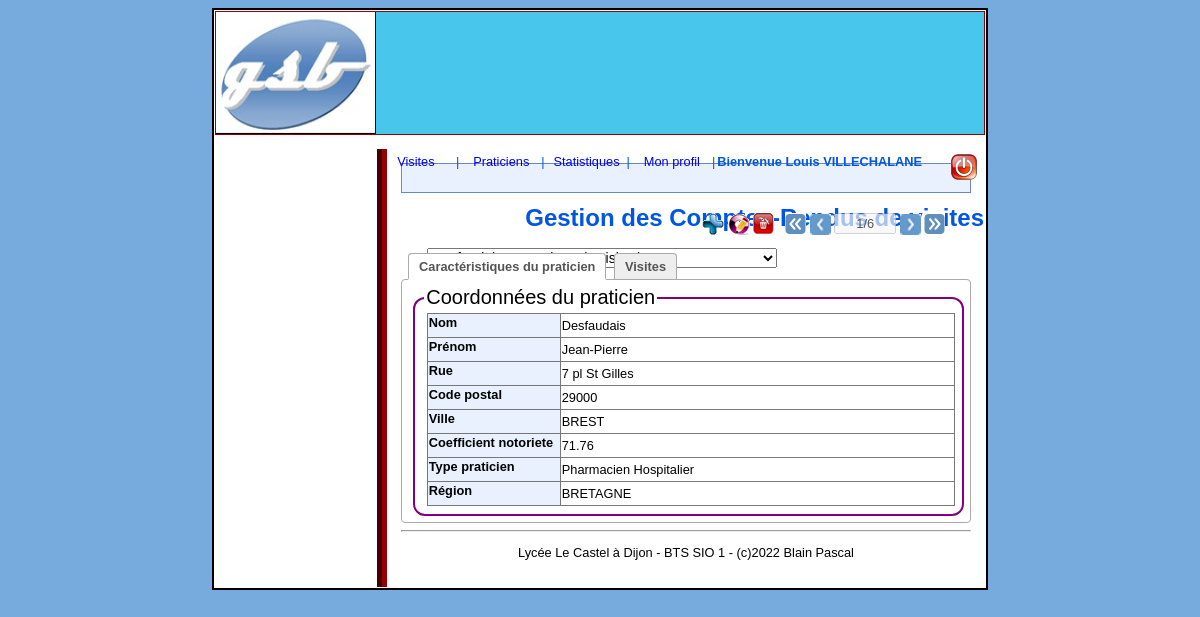
/index.php?choixTraitement=praticien&action=voir (signed in), run on the app's committed database.
### tables this page shows
CREATE TABLE `praticien` (
  `pNum` int NOT NULL,
  `pNom` varchar(25) DEFAULT NULL,
  `pPrenom` varchar(30) DEFAULT NULL,
  `pRue` varchar(50) DEFAULT NULL,
  `pCP` varchar(5) DEFAULT NULL,
  `pVille` varchar(32) DEFAULT NULL,
  `pCoefNotoriete` float DEFAULT NULL,
  `tCode` varchar(2) NOT NULL,
  `region` smallint DEFAULT NULL,
  PRIMARY KEY (`pNum`),
  KEY `tCode` (`tCode`),
  CONSTRAINT `praticien_ibfk_1` FOREIGN KEY (`tCode`) REFERENCES `type_praticien` (`tCode`) ON UPDATE CASCADE
);

CREATE TABLE `type_praticien` (
  `tCode` varchar(2) NOT NULL,
  `tLibelle` varchar(31) DEFAULT NULL,
  `tLieu` varchar(31) DEFAULT NULL,
  PRIMARY KEY (`tCode`)
);

CREATE TABLE `parametre` (
  `pType` varchar(7) NOT NULL,
  `pIndice` smallint NOT NULL,
  `pLibelle` varchar(110) DEFAULT NULL,
  `pCategorie` varchar(1) DEFAULT NULL,
  `pPlancher` smallint DEFAULT NULL,
  `pPlafond` smallint DEFAULT NULL,
  PRIMARY KEY (`pType`,`pIndice`),
  CONSTRAINT `parametre_ibfk_1` FOREIGN KEY (`pType`) REFERENCES `typeParametre` (`tlId`)
);

### modele/classPDO.php (called while the page is built, shortened)
<?php
class PdoBD
{
	private static $serveur='mysql:host=localhost:3306';
	private static $bdd='dbname=gsb';
	private static $user='root';
	private static $mdp='';
	private static $monPdo;
	private static $monPdoBD=null;
	private function __construct()
	{
		PdoBD::$monPdo = new PDO(PdoBD::$serveur.';'.PdoBD::$bdd, PdoBD::$user, PdoBD::$mdp);
		PdoBD::$monPdo->query("SET CHARACTER SET utf8");
	}
	public  static function getPdoBD()
	{
		if(PdoBD::$monPdoBD==null)	{PdoBD::$monPdoBD= new PdoBD();}
		return PdoBD::$monPdoBD;
	}
	public function getLesPraticiens($region)
	{
		$req = "SELECT distinct p.pNum,pNom,pPrenom,region,count(vNum) as nbVisites
					FROM praticien p LEFT JOIN visite v ON (p.pNum=v.pNum";
		($_SESSION['region']==0)?$req.=") group by pNom,pPrenom,p.pNum,region;":$req.=" and uId='".$_SESSION['idUtilisateur']."') WHERE region = $region group by pNom,pPrenom,p.pNum,region;";
		$rs = PdoBD::$monPdo->query($req);
		$lesLignes = $rs->fetchAll();
		return $lesLignes;
	}
	public function getInfosPraticien($idfP)
	{
		$req = "SELECT pNum,pNom,pPrenom,pRue,pCP,pVille,pCoefNotoriete,p.tCode,tp.tLibelle as wTypeLibelle,p.region,r.plibelle as wRegion
					FROM praticien p
					INNER JOIN type_praticien tp ON tp.tCode = p.tCode
					INNER JOIN parametre r ON (r.pType='region' AND r.pIndice=p.region)
					WHERE pNum='$idfP'
					";
		$rs = PdoBD::$monPdo->query($req);
		$ligne = $rs->fetch();
		return $ligne;
	}
}
?>

### vues/v_choixPraticien.php (the view, shortened to what this page needs)
<?php
	$nbL=count($lesLignes);
	echo '
	<form name="choixP" action="index.php?choixTraitement=praticien&action=voir" method="post">
	<h2>'.$titre; ?>
	        <select name="lstPraticiens" STYLE="width:350px;" onchange="submit();">
	            <?php
				$noL=1;
	            if (!isset($_REQUEST['lstPraticiens'])) {$choix = 'premier';} else {$choix =$_REQUEST['lstPraticiens'];}
	            $i=1;
	            foreach ($lesLignes as $uneLigne)
				{
					if($uneLigne['pNum'] == $choix or $choix == 'premier')
						{echo "<option selected value=\"".$uneLigne['pNum']."\">".$uneLigne['pNom']." ".$uneLigne['pPrenom']." (".$uneLigne['nbVisites']." visites)</option>\n	";
						$choix = $uneLigne['pNum'];
						$noL=$i;
						}
					else
						{echo "<option value=\"".$uneLigne['pNum']."\">".$uneLigne['pNom']." ".$uneLigne['pPrenom']." (".$uneLigne['nbVisites']." visites)</option>\n		";
						$i=$i+1;}
				}
			    echo '
	        </select>
			</h2>'
?>
	        <div id='navigation'>
		        <input type="image"		id="zNouveau" 	title="Ajouter" 	src="images/ajout.gif" 		onclick="faire('choixP', 'ajouter')">
                <input type="image"		id="zModif" 	title="Modifier" 	src="images/modif.gif" 		onclick="faire('choixP', 'modifier')">
                <input type="image"		id="zSupprime" 	title="Supprimer"	src="images/supprimer.gif" 	onclick="faire('choixP', 'supprimer')">&nbsp;&nbsp;
                <input type="image"		id="zPremier" 	title="premier" 	src="images/goPremier.gif" 	onclick="premier('choixP','lstPraticiens')">
		        <input type="image" 	id="zPrecedent" title="pr&eacute;c&eacute;dent" src="images/goPrecedent.gif" onclick="precedent('choixP','lstPraticiens')">
<?php echo '
				<input type="text" 	id="zNumero" value="'.$noL.'/'.$nbL.'" disabled="true" size="5" style="text-align:center;vertical-align:top;">'; ?>
		        <input type="image" 	id="zSuivant" 	title="suivant" 	src="images/goSuivant.gif" 	onclick="suivant('choixP','lstPraticiens')">
		        <input type="image"	id="zDernier" 		title="dernier" 	src="images/goDernier.gif" 	onclick="dernier('choixP','lstPraticiens')">
		    </div>
	</form>

### vues/v_fichePraticien.php (shortened to what this page needs)
<?php
$titre="Caract&eacute;ristiques du praticien";
echo ('
		<div id="fiche">
			<ul class="lesOnglets">
				<li class="actif onglet" 	id="onglet1" onclick="javascript:Affiche(\'1\',2);">'.$titre.'</li>
				<li class="inactif onglet" 	id="onglet2" onclick="javascript:Affiche(\'2\',2);">Visites</li>
			</ul>');
 echo ("
	 	<div style='display: block;' class='unOnglet' id='contenuOnglet1'>
 			<table style='border: 0px solid white;'>
			<tr>
				<td style='border :0px;'>
				<fieldset>	<legend>Coordonn&eacute;es du praticien ");
echo ("						</legend>
					<table>
						<tr><th style='width:120px;'>Nom</th>	<td>".$lesInfosPraticien['pNom']."</td> </tr>
						<tr><th>Pr&eacute;nom</th>				<td>".$lesInfosPraticien['pPrenom']."</td></tr>
						<tr><th>Rue</th>						<td>".$lesInfosPraticien['pRue']."</td></tr>
						<tr><th>Code postal</th>				<td>".$lesInfosPraticien['pCP']."</td></tr>
						<tr><th>Ville</th>						<td>".$lesInfosPraticien['pVille']."</td></tr>
						<tr><th>Coefficient notoriete</th>		<td>".$lesInfosPraticien['pCoefNotoriete']."</td></tr>
						<tr><th>Type praticien</th>				<td>".$lesInfosPraticien['wTypeLibelle']."</td></tr>
						<tr><th>R&eacute;gion</th>				<td>".$lesInfosPraticien['wRegion']."</td></tr>
						");
echo ("				</table>
				</fieldset>
				</td>
			</tr>
			</table>
	</div>");
echo ("
		<div style='display: none;' class='unOnglet' id='contenuOngletX'>
			<fieldset><legend>XXXX</legend>
			<table>
				<tr><th style='width:130px;'>.....</th></tr>
				<tr><td>xxxx</td></tr>
			</table>
			</fieldset>
		</div>
	</div>");
?>

### styles/styles.css (style rules this page uses)
body { background-color: #77AADD; //background-image: url(imgs/FONDGLOBAL.jpg); background-repeat: repeat-x; margin:0% 0%; padding : 0.6em; font-family:"Trebuchet MS",Verdana,Geneva,Arial,Helvetica,sans-serif; font-size:0.8em; }
#contenu h2 { font-size : large; text-align:left; margin:0; margin-bottom:0.5em; }
form { margin-bottom:1em; }
input, button, textarea, select { font-family:"Trebuchet MS", sans-serif; font-size : 1em; }
#contenu table { background-color:#FFF; border : 0.1em solid #777777; color:black; margin-right : auto ; margin-left:0.2em; border-collapse : collapse; }
#contenu th { background-color:#E9F1FE; //bleu clair ou bleu plus soutenu : #77AADD; width: 130px; height: 21px; text-align: left; vertical-align:top; border-bottom:0.1em solid #777777; //font-size:1.1em; }
#contenu td { border :1px solid #777777; //font-size:1.1em; }
table { width:100%; border-collapse:collapse; }
fieldset { border-radius : 12px; border:2px solid ; border-color: purple; }
legend { font-size: 20px; }
#contenu h2 { font-family: Verdana, Arial, Helvetica, sans-serif; font-size: 14px; font-weight: bold; color: #1D2941; text-decoration: none; border : 1px solid #6988BE; padding-left: 25px; background-color: #E9F1FE; height : 28px; }
.lesOnglets { margin: 0; padding:0 0 0 5px; }
.unOnglet { background-color:white; margin-top:-1px; padding:5px; display:none; border:1px solid #AAA; border-radius:4px; -webkit-border-radius:4px; -moz-border-radius:4px; color:#555; cursor: text; }
.onglet { display:inline-block; margin:5px 2px 0 2px; padding:5px 10px ; border:1px solid #AAA; border-bottom:none; border-radius:5px 5px 0 0; -webkit-border-radius:4px 4px 0 0; -moz-border-radius:4px 4px 0 0; color:#555; cursor: pointer; font-weight:bold; }
.inactif { background:#EEE; }
.actif { background:white; border-bottom:2px solid white; padding-bottom:4px; cursor:text; }

### data on the page
praticien: pNom "Desfaudais", pPrenom "Jean-Pierre", pRue "7 pl St Gilles", pCP "29000", pVille "BREST", pCoefNotoriete "71.76", tCode.tLibelle "Pharmacien Hospitalier", parametre.pLibelle "BRETAGNE"

### other printed values
$_SESSION['prenom'] "Louis"
$_SESSION['nom'] "VILLECHALANE"
$titre "Caractéristiques du praticien"
